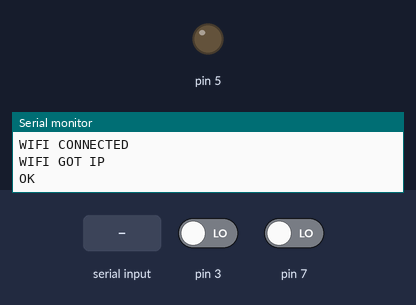
Bench run of a sketch on a simulated Arduino Uno, built with avr-gcc and run on an emulated ATmega328P. Shown: output pins drawn as LEDs (lit = HIGH), the last lines printed to the serial monitor. The inputs (shaded band) are chosen by the test bench; at power-on: pin 3 LOW, pin 7 LOW. The modem accepts every AT command (registered, SIM ready, sends succeed) and sends nothing else.

Above: at 2.2 s.
2.3 s: pin 3 driven HIGH
3.8 s: "ERROR" received over the second serial link
At 5.98 s:
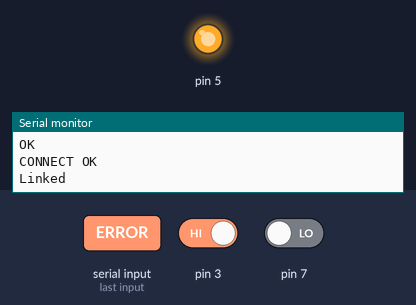
6.8 s: "1" received over the second serial link
Timing chart, 0 to 14.9 s (numbered marks = the images above; inputs shaded):
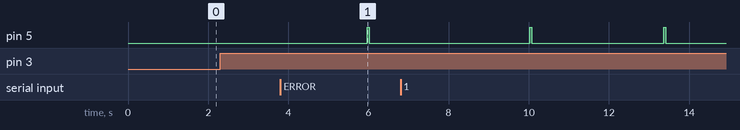

The sketch:

WIFI_Botton_LED.ino
```cpp
//============{Arduino wed-MySQL-Upload_Data : LED HIGI or LOW }============//
#include <SoftwareSerial.h>
SoftwareSerial UART (9,8);
#include <ArduinoJson.h>

//============= {ESP - AT Command設定} =============//
#define  AP_Connect  "AT+CWJAP=\"STUWLAN-L0615_2.4G\",\"l0615&l0615\""
#define  ATMode      "AT+CWMODE=1"
#define  ATMUX       "AT+CIPMUX=0"
#define  CloseIP     "AT+CIPCLOSE"
#define  TCP """AT+CIPSTART=\"TCP\",\"120.119.73.23\",80"""/*建立 TCP/UDP 連線*/

//============= {Upload or download} =============//
#define SQL_PHP  "GET /phpMyAdmin/JP_Lin/Fire_IOT.php?key=l0615&query="
#define Send_ID_1  "UPDATE `Fire_IOT` SET `SWITCH_1`= '"+a+"',`SWITCH_2`= '"+b+"',`SWITCH_3`= '"+c+"',`SWITCH_4`= '"+d+"' WHERE `ID`='0'"
#define Send_ID_2  "UPDATE `Fire_IOT` SET `SWITCH_1`= '"+e+"',`SWITCH_2`= '"+f+"',`SWITCH_3`= '"+g+"',`SWITCH_4`= '"+h+"' WHERE `ID`='0'"
#define End "\r\n\r\n"
#define BUFFER 96

int Botton_1,Botton_2;
String a="1",b="0",c="0",d="1";
String e="0",f="1",g="1",h="0";
String GET , cmd ;
char Json_One,Json_Two,buffer[BUFFER];

void setup() {
  Serial.begin(115200);
  UART.begin(115200);
  Serial.println("Initialising the Serial1...");
  //------------------------------------------
  pinMode(5,OUTPUT);
  pinMode(Botton_1|Botton_2,INPUT);
  //------------------------------------------
  UART.println(AP_Connect);
  Serial.println(UART.readString());
}

void WiFi_Connect(){
  Rest:
  UART.println(ATMode);
  delay(50);
  Serial.println(UART.readString());
  UART.println(ATMUX);
  delay(50);
  Serial.println(UART.readString());
  UART.println(TCP);
  delay(50);
  Serial.println(UART.readString());
    String Read = String (UART.read());
    if(Read == "ERROR"){
        goto Rest;
    }
}

void MySQL_BottonData_1(){
  WiFi_Connect();
  delay(50);
  GET = SQL_PHP;
  GET += Send_ID_1;
  GET += End;
  MySQL_SendData();
}

void MySQL_BottonData_2(){
  WiFi_Connect();
  delay(50);
  GET = SQL_PHP;
  GET += Send_ID_2;
  GET += End;
  MySQL_SendData();
}

void MySQL_SendData(){
  cmd="AT+CIPSEND=" + String(GET.length());
  UART.println(cmd);
  delay(50);
  UART.println(GET);
  digitalWrite(5, HIGH);
  delay(50);
  digitalWrite(5, LOW);
  Serial.println(GET);
  Serial.println(F("----------------------------------------------------------"));
  GET="";
}

void loop() {
  Botton_1 = digitalRead(3);
  Botton_2 = digitalRead(7);

  if(Botton_1 == HIGH){
     Serial.println(F("----------------------------------------------------------"));
     Serial.print("Botton_1 = ");
     Serial.println(Botton_1);
     MySQL_BottonData_1();
  }
  if(Botton_2 == HIGH){
     Serial.println(F("----------------------------------------------------------"));
     Serial.print("Botton_2 = ");
     Serial.println(Botton_2);
     MySQL_BottonData_2();
  }
}
```

Measured:
- by itself, pin 5: alternates HIGH for 0.05 s and LOW for 3.3 s
